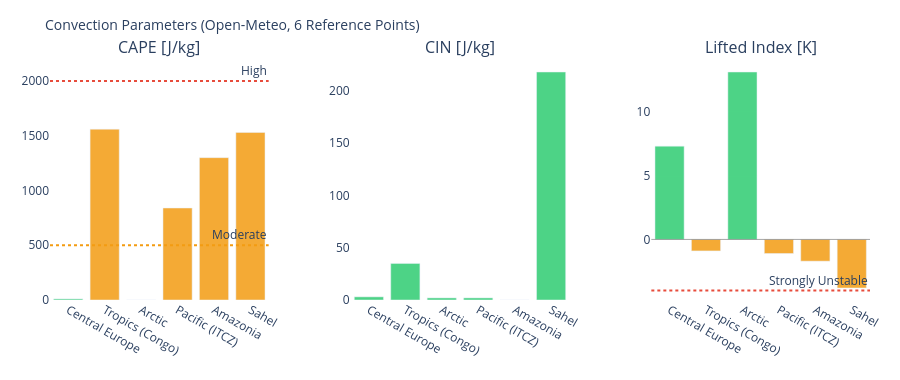

Notebook source saved alongside this figure:
### Markdown cell above
---
## 3. Visualizations

### Code cell
# ============================================================
# CAPE / CIN / LIFTED INDEX – Convection potential
# ============================================================

if not df_atm.empty:
    fig = make_subplots(
        rows=1, cols=3,
        subplot_titles=['CAPE [J/kg]', 'CIN [J/kg]', 'Lifted Index [K]'],
        horizontal_spacing=0.1
    )
    pts = df_atm['point'].tolist()
    pt_colors = ['#E85D24','#185FA5','#888780','#378ADD','#639922','#F2A623']

    # CAPE – höher = mehr Gewitterpotential
    cape_vals = df_atm['cape'].fillna(0).tolist()
    cape_colors = ['#e74c3c' if v > 2000 else '#f39c12' if v > 500 else '#2ecc71'
                   for v in cape_vals]
    fig.add_trace(go.Bar(x=pts, y=cape_vals, marker_color=cape_colors,
                         opacity=0.85, showlegend=False), row=1, col=1)
    fig.add_hline(y=2000, line_dash='dot', line_color='#e74c3c',
                  annotation_text='High', row=1, col=1)
    fig.add_hline(y=500,  line_dash='dot', line_color='#f39c12',
                  annotation_text='Moderate', row=1, col=1)

    # CIN – negativer = stärker gedeckelt (weniger Auslöse)
    cin_vals = df_atm['cin'].fillna(0).tolist()
    cin_colors = ['#e74c3c' if v < -200 else '#f39c12' if v < -50 else '#2ecc71'
                  for v in cin_vals]
    fig.add_trace(go.Bar(x=pts, y=cin_vals, marker_color=cin_colors,
                         opacity=0.85, showlegend=False), row=1, col=2)

    # Lifted Index – negativ = instabil
    li_vals = df_atm['li'].fillna(0).tolist()
    li_colors = ['#e74c3c' if v < -4 else '#f39c12' if v < 0 else '#2ecc71'
                 for v in li_vals]
    fig.add_trace(go.Bar(x=pts, y=li_vals, marker_color=li_colors,
                         opacity=0.85, showlegend=False), row=1, col=3)
    fig.add_hline(y=0, line_color='gray', line_width=0.7, row=1, col=3)
    fig.add_hline(y=-4, line_dash='dot', line_color='#e74c3c',
                  annotation_text='Strongly Unstable', row=1, col=3)

    fig.update_layout(
        title=dict(text='Convection Parameters (Open-Meteo, 6 Reference Points)', font=dict(size=14)),
        height=380, plot_bgcolor='rgba(0,0,0,0)', paper_bgcolor='rgba(0,0,0,0)',
        margin=dict(l=50, r=30, t=60, b=80)
    )
    fig.update_xaxes(tickangle=30)
    fig.show()

### Figure 1 — Plotly figure (JSON) as saved in the notebook; plotly's stock layout.template omitted (floating-point values rounded to 4 significant figures)
{"data": [{"marker": {"color": ["#2ecc71", "#f39c12", "#2ecc71", "#f39c12", "#f39c12", "#f39c12"]}, "opacity": 0.85, "showlegend": false, "type": "bar", "x": ["Central Europe", "Tropics (Congo)", "Arctic", "Pacific (ITCZ)", "Amazonia", "Sahel"], "xaxis": "x", "y": [10.0, 1560.0, 0.0, 840.0, 1300.0, 1530.0], "yaxis": "y"}, {"marker": {"color": ["#2ecc71", "#2ecc71", "#2ecc71", "#2ecc71", "#2ecc71", "#2ecc71"]}, "opacity": 0.85, "showlegend": false, "type": "bar", "x": ["Central Europe", "Tropics (Congo)", "Arctic", "Pacific (ITCZ)", "Amazonia", "Sahel"], "xaxis": "x2", "y": [3.0, 35.0, 2.0, 2.0, 0.0, 218.0], "yaxis": "y2"}, {"marker": {"color": ["#2ecc71", "#f39c12", "#2ecc71", "#f39c12", "#f39c12", "#f39c12"]}, "opacity": 0.85, "showlegend": false, "type": "bar", "x": ["Central Europe", "Tropics (Congo)", "Arctic", "Pacific (ITCZ)", "Amazonia", "Sahel"], "xaxis": "x3", "y": [7.3, -0.9, 13.1, -1.1, -1.7, -3.8], "yaxis": "y3"}], "layout": {"annotations": [{"font": {"size": 16}, "showarrow": false, "text": "CAPE [J/kg]", "x": 0.1333, "xanchor": "center", "xref": "paper", "y": 1.0, "yanchor": "bottom", "yref": "paper"}, {"font": {"size": 16}, "showarrow": false, "text": "CIN [J/kg]", "x": 0.5, "xanchor": "center", "xref": "paper", "y": 1.0, "yanchor": "bottom", "yref": "paper"}, {"font": {"size": 16}, "showarrow": false, "text": "Lifted Index [K]", "x": 0.8667, "xanchor": "center", "xref": "paper", "y": 1.0, "yanchor": "bottom", "yref": "paper"}, {"showarrow": false, "text": "High", "x": 1, "xanchor": "right", "xref": "x domain", "y": 2000, "yanchor": "bottom", "yref": "y"}, {"showarrow": false, "text": "Moderate", "x": 1, "xanchor": "right", "xref": "x domain", "y": 500, "yanchor": "bottom", "yref": "y"}, {"showarrow": false, "text": "Strongly Unstable", "x": 1, "xanchor": "right", "xref": "x3 domain", "y": -4, "yanchor": "bottom", "yref": "y3"}], "height": 380, "margin": {"b": 80, "l": 50, "r": 30, "t": 60}, "paper_bgcolor": "rgba(0,0,0,0)", "plot_bgcolor": "rgba(0,0,0,0)", "shapes": [{"line": {"color": "#e74c3c", "dash": "dot"}, "type": "line", "x0": 0, "x1": 1, "xref": "x domain", "y0": 2000, "y1": 2000, "yref": "y"}, {"line": {"color": "#f39c12", "dash": "dot"}, "type": "line", "x0": 0, "x1": 1, "xref": "x domain", "y0": 500, "y1": 500, "yref": "y"}, {"line": {"color": "gray", "width": 0.7}, "type": "line", "x0": 0, "x1": 1, "xref": "x3 domain", "y0": 0, "y1": 0, "yref": "y3"}, {"line": {"color": "#e74c3c", "dash": "dot"}, "type": "line", "x0": 0, "x1": 1, "xref": "x3 domain", "y0": -4, "y1": -4, "yref": "y3"}], "title": {"font": {"size": 14}, "text": "Convection Parameters (Open-Meteo, 6 Reference Points)"}, "xaxis": {"anchor": "y", "domain": [0.0, 0.2667], "tickangle": 30}, "xaxis2": {"anchor": "y2", "domain": [0.3667, 0.6333], "tickangle": 30}, "xaxis3": {"anchor": "y3", "domain": [0.7333, 1.0], "tickangle": 30}, "yaxis": {"anchor": "x", "domain": [0.0, 1.0]}, "yaxis2": {"anchor": "x2", "domain": [0.0, 1.0]}, "yaxis3": {"anchor": "x3", "domain": [0.0, 1.0]}}}
